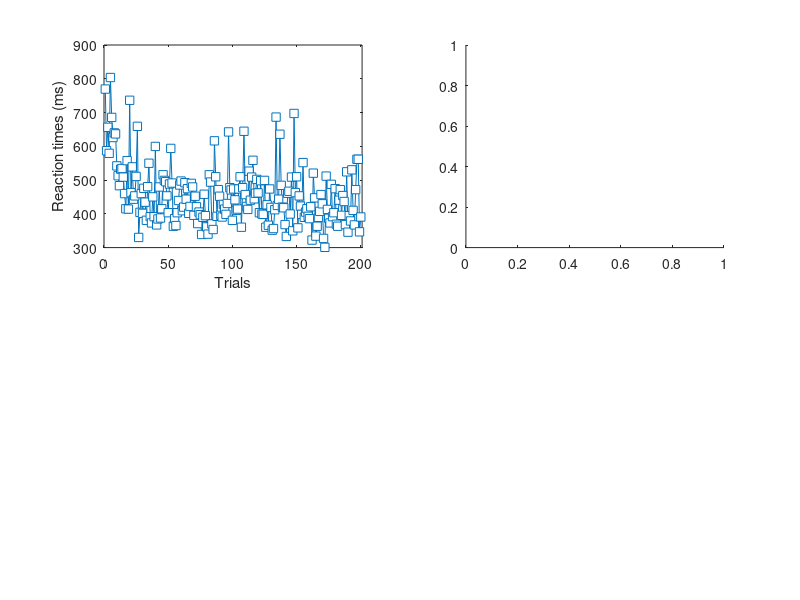

The MATLAB script that drew this image: (Note: this script raises an error after producing the figure.)
%% Feature detection
% Detect muscle movements from EMG recordings
%%
% Load data
load EMGRT.mat
N = length(rts);

% Example trials
trials2plot = [ 4 23 ];

%%% A few plots to get an idea of the data
figure(1), clf

% RTs (button presses)
subplot(221)
plot(rts,'s-','markerfacecolor','w')
xlabel('Trials'), ylabel('Reaction times (ms)')
set(gca,'xlim',[0 N+1])

% Histogram of RTs
subplot(222)
histogram(rts,40)
xlabel('Reaction times (ms)'), ylabel('Count')

subplot(212)
[~,sidx] = sort(rts,'descend');
plot(timevec,bsxfun(@plus,emg(sidx,:),(1:200)'*1500),'k')
xlabel('Time (ms)')
set(gca,'ytick',[])
axis tight

figure(2), clf

% Wwo example trials
for i=1:2
    subplot(2,1,i), hold on
    
    % Plot EMG trace
    plot(timevec,emg(trials2plot(i),:),'r','linew',1)
    
    % Overlay button press time
    plot([1 1]*rts(trials2plot(i)),get(gca,'ylim'),'k--','linew',1)
    
    xlabel('Time (ms)')
    legend({'EMG';'Button press'})
end

%% Detect EMG onsets
% Define baseline time window for normalization
baseidx = dsearchn(timevec',[-500 0]');

% Pick z-threshold
zthresh = 100;

% Initialize outputs
emgonsets = zeros(N,1);

for triali=1:N
    % Convert to energy via TKEO
    tkeo = emg(triali,2:end-1).^2 - emg(triali,1:end-2) .* emg(triali,3:end);
    
    % Convert to zscore from pre-0 activity
    tkeo = ( tkeo-mean(tkeo(baseidx(1):baseidx(2))) ) ./ std(tkeo(baseidx(1):baseidx(2)));
    
    % Find first suprathreshold point
    tkeoThresh = tkeo>zthresh;
    tkeoThresh(timevec<0) = 0;
    tkeoPnts = find(tkeoThresh);
    
    % Grab the first suprathreshold point
    emgonsets(triali) = timevec( tkeoPnts(1)+1 );
end

%% More plots
% Back to the EMG traces...
figure(2)
for i=1:2
    subplot(2,1,i)
    plot([1 1]*emgonsets(trials2plot(i)),get(gca,'ylim'),'b--','linew',2)
    legend({'EMG';'Button press';'EMG onset'})
end

% Plot onsets by RTs
figure(3), clf

subplot(211), hold on
plot(emgonsets,'ks','markerfacecolor','k','markersize',10)
plot(rts,'bo','markerfacecolor','b','markersize',10)
xlabel('Trial'), ylabel('Time (ms)')
legend({'EMG onsets';'Button times'})

subplot(212)
plot(rts,emgonsets,'bo','markerfacecolor','b','markersize',5)
xlabel('Button press time')
ylabel('EMG onset time')
axis square

%% end.
